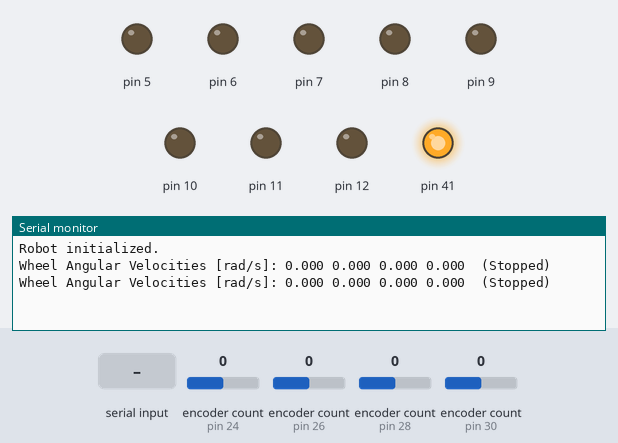
Bench run of a sketch on a simulated Arduino Mega 2560, built with avr-gcc and run on an emulated ATmega2560. Parts: output pins drawn as LEDs (lit = HIGH), the last lines printed to the serial monitor. The test bench sets the inputs (shaded band); at power-on: encoder count (sensors on pin 24, pin 26, pin 28, pin 30) 0.

Above: at 1.2 s.
1.3 s: "s" received over Serial
At 1.47 s:
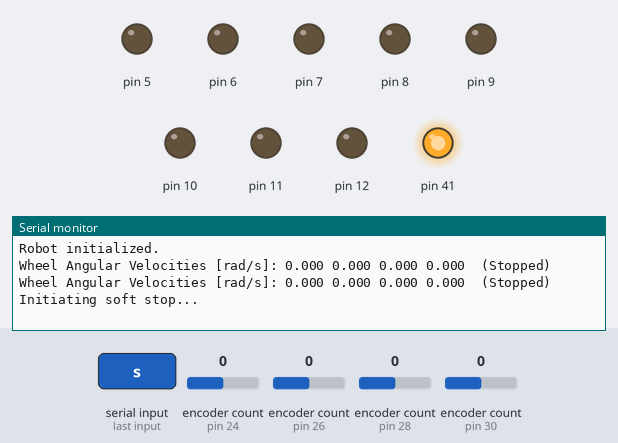
2.8 s: "e" received over Serial
At 2.98 s:
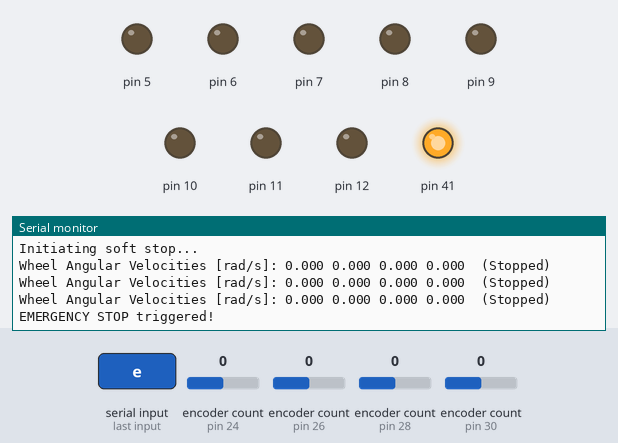
4.3 s: "f" received over Serial
At 4.49 s:
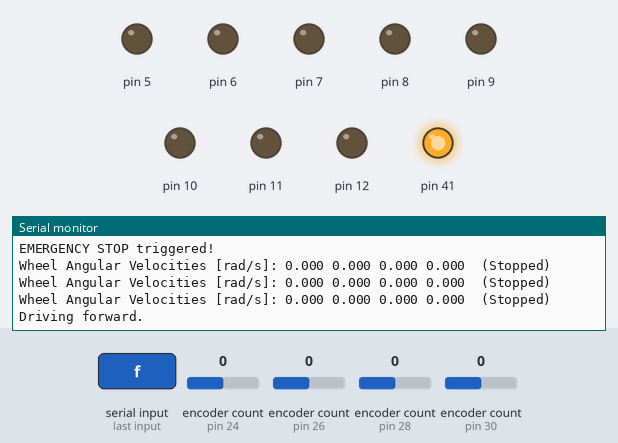

Measured:
- after the input at 1.3 s, the serial monitor: prints a new line at once (image 1)
- after the input at 2.8 s, the serial monitor: prints a new line at once (image 2)
- after the input at 4.3 s, the serial monitor: prints a new line at once (image 3)

The sketch:

sherlock_ohms.ino
```cpp
#include "Robot.h"

Robot robot;

unsigned long last_print_time = 0;

void setup() {
    Serial.begin(115200);
    while (!Serial); // Wait for serial monitor

    robot.begin();
    Serial.println("Robot initialized.");
}

void loop() {
    robot.update();
    robot.updateSoftStop();

    // Print wheel angular velocities every 500ms
    unsigned long now = millis();
    if (now - last_print_time > 500) {
        last_print_time = now;

        float* velocities = robot.getWheelAngularVelocities();
        Serial.print("Wheel Angular Velocities [rad/s]: ");
        for (int i = 0; i < 4; ++i) {
            Serial.print(velocities[i], 3);
            Serial.print(" ");
        }

        if (robot.isSoftStopping()) {
            Serial.print(" (Soft stopping...)");
        } else if (robot.isStopped()) {
            Serial.print(" (Stopped)");
        }

        Serial.println();
    }

    // Listen for keyboard commands via serial
    if (Serial.available()) {
        char c = Serial.read();

        if (c == 's') {
            Serial.println("Initiating soft stop...");
            robot.initiateSoftStop(5.0); // 5 rad/s² deceleration
        }

        if (c == 'e') {
            Serial.println("EMERGENCY STOP triggered!");
            robot.emergencyStopAll();
        }

        if (c == 'f') {
            Serial.println("Driving forward.");
            robot.setWheelVelocities(5.0, -5.0, 5.0, -5.0);
        }
    }

    delay(10); // ~100 Hz loop
}
```

BNO055.cpp
```cpp
#include "BNO055.h"

BNO055::BNO055(TwoWire &wirePort, uint8_t addr)
    : _wire(&wirePort), _addr(addr),
      _lastUpdate(0), _accelX(0.0f), _accelY(0.0f),
      _velX(0.0f), _velY(0.0f)
{
}

bool BNO055::begin()
{
    _wire->begin();

    // 1) Check chip ID
    uint8_t id = read8(BNO055_CHIP_ID);
    if (id != 0xA0) {
        Serial.print("BNO055 not detected or wrong chip ID: 0x");
        Serial.println(id, HEX);
        return false;
    }

    // 2) Put into CONFIGMODE before changing operation mode
    setOperationMode(BNO055_OPR_CONFIGMODE);
    delay(20);

    // We'll skip advanced config (units, etc.) for brevity.
    // We'll just set IMU mode to get linear accel w/o gravity on X & Y.

    // 3) Switch to IMU mode
    setOperationMode(BNO055_OPR_IMU);
    delay(20);

    _lastUpdate = millis();
    return true;
}

void BNO055::update()
{
    unsigned long now = millis();
    float dt = (now - _lastUpdate) / 1000.0f;
    _lastUpdate = now;

    // 1) Read X,Y gravity-free linear acceleration
    readLinearAccelXY();

    // 2) Integrate acceleration -> velocity in X,Y
    _velX += _accelX * dt;
    _velY += _accelY * dt;
}

void BNO055::readLinearAccelXY()
{
    // Each axis is a 16-bit little-endian.
    // We'll read X from 0x28/0x29, Y from 0x2A/0x2B, ignoring Z (0x2C/0x2D).

    int16_t xRaw = (int16_t)read16(BNO055_LIA_DATA_X_LSB);
    int16_t yRaw = (int16_t)read16(BNO055_LIA_DATA_Y_LSB);

    // In fusion modes, typically 1 LSB = 0.01 m/s^2 (check your unit settings).
    const float scale = 1.0f / 100.0f;

    _accelX = xRaw * scale;
    _accelY = yRaw * scale;
}

// ----------------------- Low-level -----------------------
void BNO055::setOperationMode(uint8_t mode)
{
    write8(BNO055_OPR_MODE, mode);
    delay(20);
}

uint8_t BNO055::read8(uint8_t reg)
{
    _wire->beginTransmission(_addr);
    _wire->write(reg);
    _wire->endTransmission(false);

    _wire->requestFrom((int)_addr, 1);
    return _wire->read();
}

uint16_t BNO055::read16(uint8_t reg)
{
    _wire->beginTransmission(_addr);
    _wire->write(reg);
    _wire->endTransmission(false);

    _wire->requestFrom((int)_addr, 2);
    uint8_t lsb = _wire->read();
    uint8_t msb = _wire->read();
    return (uint16_t)((msb << 8) | lsb);
}

void BNO055::write8(uint8_t reg, uint8_t val)
{
    _wire->beginTransmission(_addr);
    _wire->write(reg);
    _wire->write(val);
    _wire->endTransmission();
}
```

BNO055.h
```cpp
#ifndef BNO055_H
#define BNO055_H

#include <Arduino.h>
#include <Wire.h>

// Default BNO055 address (if ADR pin is low). If high, use 0x29 instead.
#define BNO055_ADDRESS 0x28

// Key registers for checking chip, setting mode, etc.
#define BNO055_CHIP_ID   0x00
#define BNO055_OPR_MODE  0x3D
// We won't worry about Page ID, since we're only doing basic config.

// Linear Acceleration registers (gravity-free) in fusion mode
// We'll read only X and Y. We'll ignore Z entirely.
#define BNO055_LIA_DATA_X_LSB 0x28
#define BNO055_LIA_DATA_X_MSB 0x29
#define BNO055_LIA_DATA_Y_LSB 0x2A
#define BNO055_LIA_DATA_Y_MSB 0x2B
// If you wanted Z, you'd also use 0x2C, 0x2D.

// BNO055 operation modes
#define BNO055_OPR_CONFIGMODE 0x00  // must enter config to change certain settings
#define BNO055_OPR_IMU        0x08  // IMU = Gyro + Accel, fusion output for linear accel

class BNO055 {
public:
    BNO055(TwoWire &wirePort = Wire, uint8_t addr = BNO055_ADDRESS);

    bool begin();    // Initializes the BNO055 in IMU mode so we can read linear accel
    void update();   // Reads X,Y linear acceleration, integrates into velocity

    // Gravity-free linear acceleration (m/s^2), ignoring Z
    float getAccX() const { return _accelX; }
    float getAccY() const { return _accelY; }

    // Integrated velocity in 2D (m/s)
    float getVelX() const { return _velX; }
    float getVelY() const { return _velY; }

private:
    // Reads X,Y from the linear acceleration registers (LIA). Ignores Z entirely.
    void readLinearAccelXY();

    // Helper to set operation mode
    void setOperationMode(uint8_t mode);

    // Low-level read/write
    uint8_t read8(uint8_t reg);
    uint16_t read16(uint8_t reg);
    void write8(uint8_t reg, uint8_t val);

    TwoWire *_wire;
    uint8_t _addr;

    unsigned long _lastUpdate;  // track elapsed time between updates

    float _accelX;  // linear accel X (m/s^2), gravity removed
    float _accelY;  // linear accel Y (m/s^2), gravity removed
    float _velX;    // integrated velocity X (m/s)
    float _velY;    // integrated velocity Y (m/s)
};

#endif
```

DC_motor.cpp
```cpp
#include "DC_motor.h"

DC_motor::DC_motor(
    uint8_t pwm_cw_pin,
    uint8_t pwm_ccw_pin,
    uint8_t enable_pin,
    int deadband
    )
    : _pwm_cw_pin(pwm_cw_pin),
      _pwm_ccw_pin(pwm_ccw_pin),
      _enable_pin(enable_pin),
      _deadband(deadband),
      _enabled(false),
      _timeout_ms(1000),
      _timeout_flag(false)
{
    _has_enable = (_enable_pin != 255); // 255 means no enable pin given
}

void DC_motor::begin() {
    pinMode(_pwm_cw_pin, OUTPUT);
    pinMode(_pwm_ccw_pin, OUTPUT);
    if (_has_enable) {
        pinMode(_enable_pin, OUTPUT);
        digitalWrite(_enable_pin, HIGH);
    }
    _last_command_time = millis();
}

void DC_motor::setPWM(int pwm) {
    _last_command_time = millis();

    if (!_enabled) return;

    // Deadband check
    if (abs(pwm) < _deadband) {
        applyPWM(0);
        return;
    }

    pwm = constrain(pwm, -255, 255);
    applyPWM(pwm);
}

void DC_motor::applyPWM(int pwm) {
    if (pwm > 0) {
        analogWrite(_pwm_cw_pin, pwm);
        analogWrite(_pwm_ccw_pin, 0);
    } else if (pwm < 0) {
        analogWrite(_pwm_cw_pin, 0);
        analogWrite(_pwm_ccw_pin, -pwm);
    } else {
        analogWrite(_pwm_cw_pin, 0);
        analogWrite(_pwm_ccw_pin, 0);
    }
}

void DC_motor::disable() {
    applyPWM(0);
    if (_has_enable) digitalWrite(_enable_pin, LOW);
    _enabled = false;
}

void DC_motor::enable() {
    if (_has_enable) digitalWrite(_enable_pin, HIGH);
    _enabled = true;
}

void DC_motor::update() {
    if (_timeout_ms == 0 || !_enabled) return;

    if ((millis() - _last_command_time) > _timeout_ms) {
        disable();
        _timeout_flag = true;
    }
}

void DC_motor::setTimeout(unsigned long timeout_ms) {
    _timeout_ms = timeout_ms;
}

void DC_motor::setDeadband(int db) {
    _deadband = db;
}

bool DC_motor::isEnabled() {
    return _enabled;
}

bool DC_motor::isTimedOut() {
    return _timeout_flag;
}

void DC_motor::clearTimeoutFlag() {
    _timeout_flag = false;
}
```

DC_motor.h
```cpp
#ifndef DC_MOTOR_H
#define DC_MOTOR_H

#include <Arduino.h>

class DC_motor {
public:
    DC_motor(uint8_t pwm_cw_pin, uint8_t pwm_ccw_pin, uint8_t enable_pin = 255, int deadband = 10);

    void begin();
    void setPWM(int pwm); // -255 to 255, handles direction and deadband
    void disable();
    void enable();
    void update(); // Call periodically to check for timeout

    void setDeadband(int db);
    void setTimeout(unsigned long timeout_ms);
    bool isEnabled();
    bool isTimedOut();
    void clearTimeoutFlag();

private:
    uint8_t _pwm_cw_pin, _pwm_ccw_pin, _enable_pin;
    int _deadband;
    bool _has_enable;
    bool _enabled;
    bool _timeout_flag;

    unsigned long _last_command_time;
    unsigned long _timeout_ms;

    void applyPWM(int pwm);
};

#endif
```

DataPacket.cpp
```cpp
#include "DataPacket.h"
#include <cstring>  // For memcpy

DataPacket::DataPacket(uint8_t num_floats)
    : _size(num_floats), _data(num_floats, 0.0f) {}

void DataPacket::set(uint8_t index, float value) {
    if (index < _size) {
        _data[index] = value;
    }
}

float DataPacket::get(uint8_t index) const {
    if (index < _size) {
        return _data[index];
    }
    return 0.0f;  // Default value in case of out-of-bounds access
}

const uint8_t* DataPacket::serialize() const {
    static uint8_t buffer[256];  // Assuming max packet size
    uint8_t* ptr = buffer;

    // Add start byte
    *ptr++ = START_BYTE;

    // Copy the data into the buffer
    std::memcpy(ptr, _data.data(), _data.size() * sizeof(float));
    ptr += _data.size() * sizeof(float);

    // Add end byte
    *ptr = END_BYTE;

    return buffer;
}


bool DataPacket::deserialize(const uint8_t* data) {
    if (data[0] != START_BYTE || data[byteLength() - 1] != END_BYTE) {
        return false;
    }
    std::memcpy(_data.data(), data + 1, _data.size() * sizeof(float));
    return true;
}


uint8_t DataPacket::byteLength() const {
    // 1 byte for start, 1 byte for end, and size for data
    return static_cast<uint8_t>(_data.size() * sizeof(float) + 2);
}
```

DataPacket.h
```cpp
#ifndef DATAPACKET_H
#define DATAPACKET_H

#include <vector>
#include <cstdint>

class DataPacket {
public:
    // Constructor with size specification
    DataPacket(uint8_t num_floats);

    // Set the value at a specific index in the packet
    void set(uint8_t index, float value);

    // Get the value at a specific index from the packet
    float get(uint8_t index) const;

    // Serialize the packet data to a byte array with start and end markers
    const uint8_t* serialize() const;

    // Deserialize data from a byte array
    bool deserialize(const uint8_t* data);

    // Return the byte length of the serialized packet
    uint8_t byteLength() const;

private:
    std::vector<float> _data;  // Storing the data in a vector
    uint8_t _size;             // Number of floats expected in the packet
    static constexpr uint8_t START_BYTE = 0xAA;  // Start byte marker
    static constexpr uint8_t END_BYTE = 0xBB;    // End byte marker
};

#endif  // DATAPACKET_H
```

EncoderWrapper.cpp
```cpp
#include "EncoderWrapper.h"

EncoderWrapper::EncoderWrapper(
    uint8_t A_pin,
    uint8_t B_pin,
    bool reverse,
    unsigned int buffer_size,
    float count_per_revolution
    )
    : _A_pin(A_pin),
      _B_pin(B_pin),
      _reverse(reverse),
      _encoder(A_pin, B_pin),
      _last_update_time(0),
      _last_count(0),
      _buffer_size(buffer_size),
      _buffer_index(0),
      _count_per_revolution(count_per_revolution)
{
    _velocity_buffer = new float[_buffer_size];
    for (unsigned int i = 0; i < _buffer_size; ++i) {
        _velocity_buffer[i] = 0.0;
    }
}

void EncoderWrapper::begin() {
    _last_update_time = micros();
    _last_count = _encoder.read();
}

void EncoderWrapper::update() {
    unsigned long now = micros();
    long current_count = _encoder.read();

    long delta_counts = current_count - _last_count;
    if (_reverse) delta_counts *= -1;

    float dt = (now - _last_update_time) / 1e6;
    if (dt <= 0) return;

    float vel = delta_counts / dt;
    computeFilteredVelocity(vel);

    _last_update_time = now;
    _last_count = current_count;
}

float EncoderWrapper::computeFilteredVelocity(float new_vel) {
    _velocity_buffer[_buffer_index] = new_vel;
    _buffer_index = (_buffer_index + 1) % _buffer_size;

    float sum = 0.0;
    for (unsigned int i = 0; i < _buffer_size; ++i) {
        sum += _velocity_buffer[i];
    }
    return sum / _buffer_size;
}

float EncoderWrapper::getVelocity() {
    float sum = 0.0;
    for (unsigned int i = 0; i < _buffer_size; ++i) {
        sum += _velocity_buffer[i];
    }
    return sum / _buffer_size;
}

float EncoderWrapper::getAngularVelocity() { // [instantaneous filtered radians / s]
    float counts_per_sec = getVelocity();
    return (counts_per_sec / _count_per_revolution) * 2.0f * PI;
}

long EncoderWrapper::getCounts() {
    long c = _encoder.read();
    return _reverse ? -c : c;
}

float EncoderWrapper::getAngularPosition() { // [cumulative radians]
    return ((float)getCounts() / _count_per_revolution) * 2.0f * PI;
}

void EncoderWrapper::reset() {
    _encoder.write(0);
    _last_count = 0;
    for (unsigned int i = 0; i < _buffer_size; ++i) {
        _velocity_buffer[i] = 0.0;
    }
}
```

EncoderWrapper.h
```cpp
#ifndef ENCODERWRAPPER_H
#define ENCODERWRAPPER_H

#include <Encoder.h> // PJRC Library

class EncoderWrapper {
public:
    EncoderWrapper(uint8_t A_pin, uint8_t B_pin, bool reverse = false, unsigned int buffer_size = 5, float count_per_revolution = 48.0);
    void begin(); // Optionally store time
    void update(); // Call periodically to compute velocity
    float getVelocity(); // Filtered velocity in counts/sec
    float getAngularVelocity();
    long getCounts();    // Current raw count
    float getAngularPosition();
    void reset();        // Zero the encoder

private:
    uint8_t _A_pin, _B_pin;
    bool _reverse;

    Encoder _encoder; // PJRC Encoder instance

    unsigned long _last_update_time;
    long _last_count;

    float* _velocity_buffer;
    unsigned int _buffer_size;
    unsigned int _buffer_index;
    float _count_per_revolution;

    float computeFilteredVelocity(float new_vel);
};

#endif
```

PID.cpp
```cpp
#include "PID.h"

PID::PID(
    float kp,
    float ki,
    float kd,
    float dt,
    float output_min,
    float output_max,
    float derivative_filter_alpha,
    float integral_limit
    )
    : _kp(kp),
      _ki(ki),
      _kd(kd),
      _dt(dt),
      _output_min(output_min),
      _output_max(output_max),
      _filter_alpha(derivative_filter_alpha),
      _integral_limit(integral_limit),
      _prev_error(0.0),
      _integral(0.0),
      _prev_derivative(0.0) {}

float PID::update(float setpoint, float measurement) {
    float error = setpoint - measurement;
    float derivative = (error - _prev_error) / _dt;

    // Filter derivative
    derivative = _filter_alpha * derivative + (1 - _filter_alpha) * _prev_derivative;

    _integral += error * _dt;

    // Anti-windup
    _integral = clamp(_integral, -_integral_limit, _integral_limit);

    float output = _kp * error + _ki * _integral + _kd * derivative;

    // Clamp output
    output = clamp(output, _output_min, _output_max);

    _prev_error = error;
    _prev_derivative = derivative;

    return output;
}

void PID::reset() {
    _prev_error = 0.0;
    _integral = 0.0;
    _prev_derivative = 0.0;
}

void PID::setGains(float kp, float ki, float kd) {
    _kp = kp;
    _ki = ki;
    _kd = kd;
}

void PID::setOutputLimits(float min_val, float max_val) {
    _output_min = min_val;
    _output_max = max_val;
}

void PID::setDerivativeFilterAlpha(float alpha) {
    _filter_alpha = alpha;
}

void PID::setIntegralLimit(float limit) {
    _integral_limit = limit;
}

float PID::clamp(float value, float min_val, float max_val) {
    if (value > max_val) return max_val;
    if (value < min_val) return min_val;
    return value;
}
```

PID.h
```cpp
#ifndef PID_H
#define PID_H

class PID {
public:
    PID(float kp,
        float ki,
        float kd,
        float dt,
        float output_min = -255.0, float output_max = 255.0,
        float derivative_filter_alpha = 1.0,
        float integral_limit = 1000.0
    );

    float update(float setpoint, float measurement);
    void reset();

    // Gain setters
    void setGains(float kp, float ki, float kd);
    void setOutputLimits(float min_val, float max_val);
    void setDerivativeFilterAlpha(float alpha);
    void setIntegralLimit(float limit);

private:
    float _kp, _ki, _kd;
    float _dt;

    float _output_min, _output_max;
    float _integral_limit;
    float _filter_alpha;

    float _prev_error;
    float _integral;
    float _prev_derivative;

    float clamp(float value, float min_val, float max_val);
};

#endif
```

Robot.h
```cpp
#ifndef ROBOT_H
#define ROBOT_H

#include "Wheel.h"

class Robot {
public:
    Robot(); // Use constructor to initialize pin mappings
    void begin();
    void update(); // Call periodically in loop()

    void setWheelVelocities(float v_fl, float v_fr, float v_rl, float v_rr); // rad/s
    float getWheelAngularVelocity(int index); // 0-3
    float* getWheelAngularVelocities();

    void emergencyStopAll();
    void initiateSoftStop(float deceleration = 5.0);
    void updateSoftStop();
    bool isSoftStopping();
    bool isStopped();

private:
    Wheel* _wheels[4]; // 0 = FL, 1 = FR, 2 = RL, 3 = RR

    // Pin decs derived from schematic: https://drive.google.com/drive/u/0/folders/1AQKTDO6EsOuE3jIKUlD8XTELAerbCs_S
    static constexpr uint8_t STEP_EN = 40;
    static constexpr uint8_t Z_STEP = 2;
    static constexpr uint8_t Z_DIR = 35;

    static constexpr uint8_t DRIVE_EN = 41;
    static constexpr uint8_t FL_A = 26, FL_B = 27, FL_CW = 5, FL_CCW = 6;
    static constexpr uint8_t FR_A = 30, FR_B = 31, FR_CW = 7, FR_CCW = 8;
    static constexpr uint8_t RL_A = 24, RL_B = 25, RL_CW = 9, RL_CCW = 10;
    static constexpr uint8_t RR_A = 28, RR_B = 29, RR_CW = 11, RR_CCW = 12;

    float _target_wheel_velocities[4];  // latest target velocities
    float _current_wheel_velocities[4]; // latest realized velocities

    bool _soft_stopping;
    float _soft_stop_deceleration;
    unsigned long _last_soft_stop_time;
    bool _is_stopped;
};

#endif
```

Source omitted: Robot.cpp (3389 bytes), Wheel.cpp (1220 bytes), Wheel.h (818 bytes)
